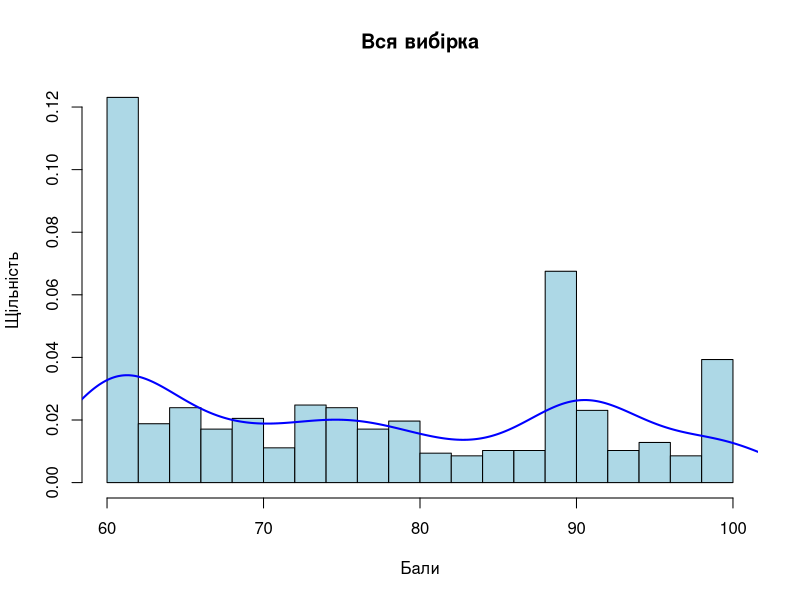
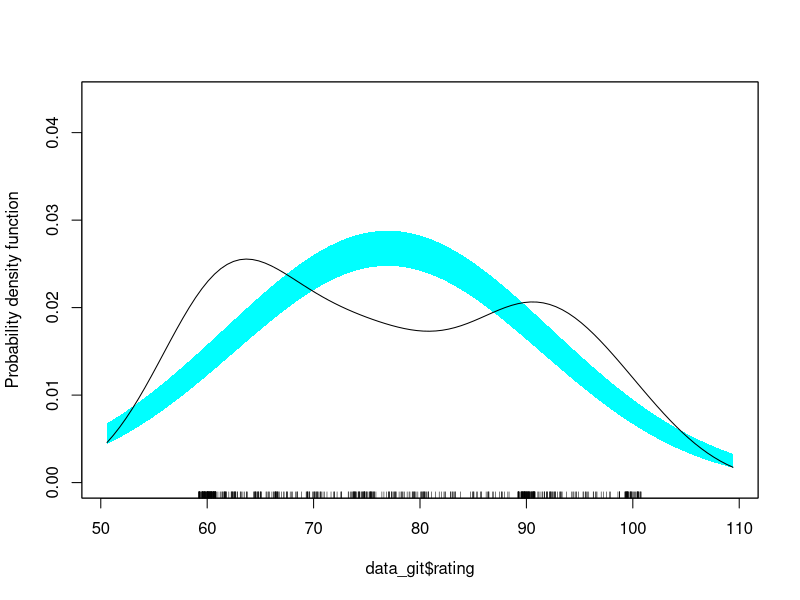
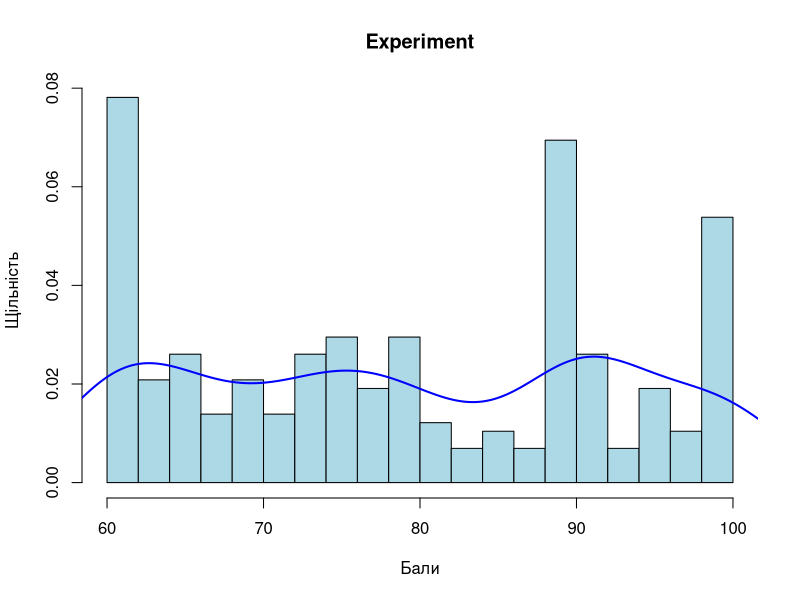
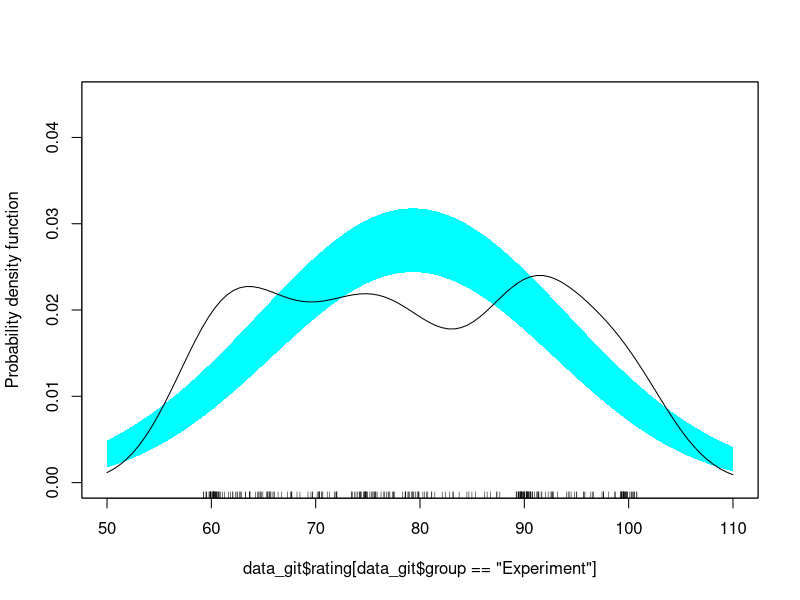
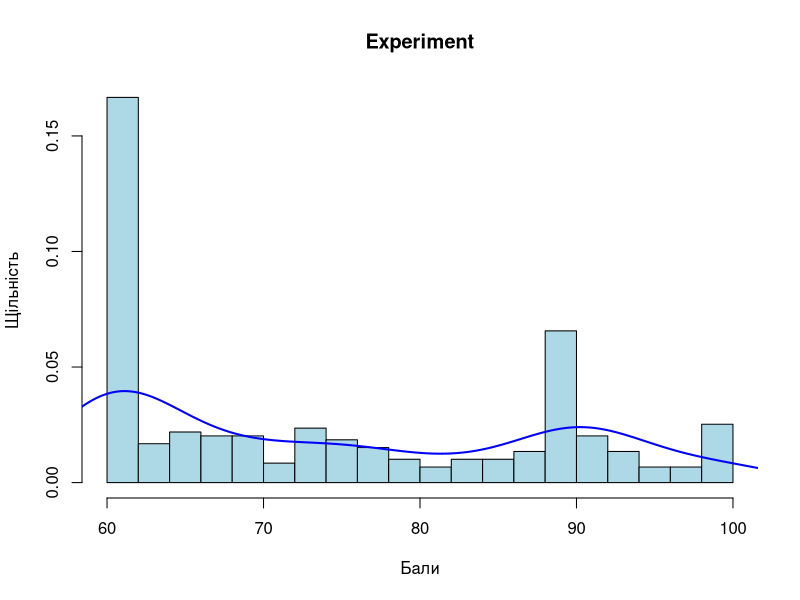
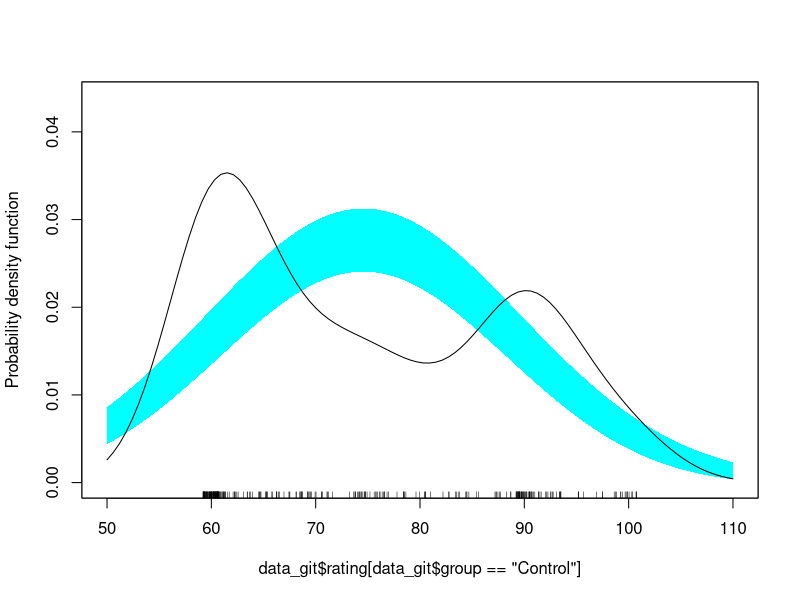
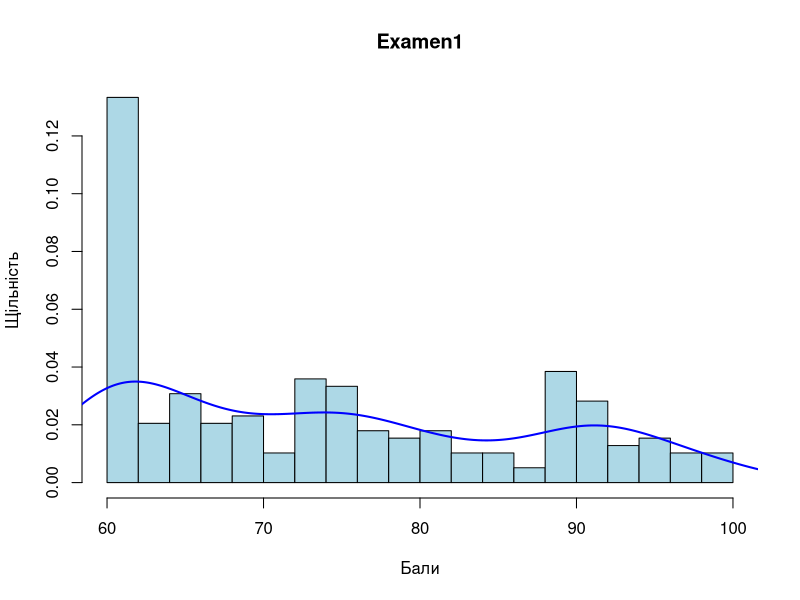
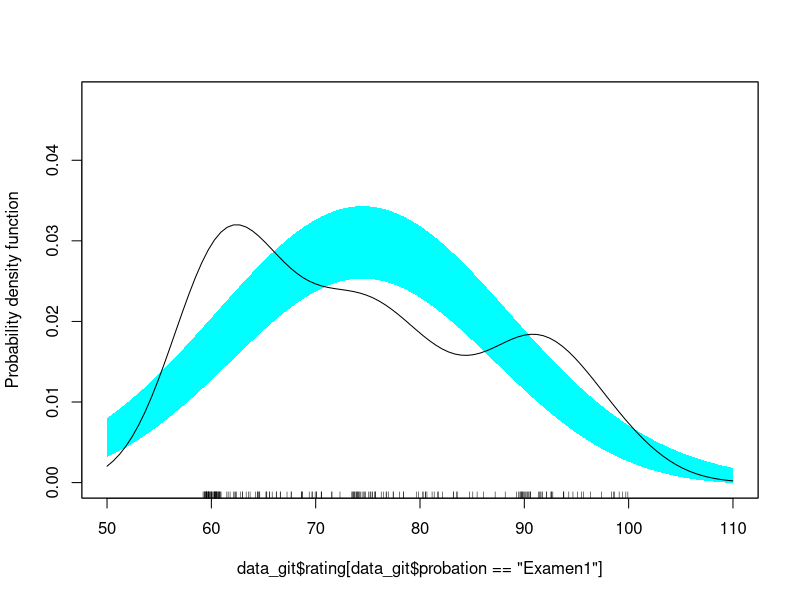

Write R code to recreate these figures, in order.
library(readxl)
library(tidyverse)
data_git <- read_excel("data_git.xlsx", sheet = "data")


#----------------
library(sm)
library(nortest)

hist(data_git$rating, freq = FALSE, breaks=20,col="lightblue", 
     main="Вся вибірка", xlab = "Бали", ylab = "Щільність")
lines(density(data_git$rating), lwd = 2, col="blue")
lillie.test(data_git$rating)
sm.density(data_git$rating, model = "Normal")

#--
hist(data_git$rating[data_git$group=='Experiment'], freq = FALSE, breaks=20,col="lightblue", 
     main="Experiment", xlab = "Бали", ylab = "Щільність")
lines(density(data_git$rating[data_git$group=='Experiment']), lwd = 2, col="blue")
lillie.test(data_git$rating[data_git$group=='Experiment'])
sm.density(data_git$rating[data_git$group=='Experiment'], model = "Normal")

hist(data_git$rating[data_git$group=='Control'], freq = FALSE, breaks=20,col="lightblue", 
     main="Experiment", xlab = "Бали", ylab = "Щільність")
lines(density(data_git$rating[data_git$group=='Control']), lwd = 2, col="blue")
lillie.test(data_git$rating[data_git$group=='Control'])
sm.density(data_git$rating[data_git$group=='Control'], model = "Normal")
#--
hist(data_git$rating[data_git$probation=='Examen1'], freq = FALSE, breaks=20,col="lightblue", 
     main="Examen1", xlab = "Бали", ylab = "Щільність")
lines(density(data_git$rating[data_git$probation=='Examen1']), lwd = 2, col="blue")
lillie.test(data_git$rating[data_git$probation=='Examen1'])
sm.density(data_git$rating[data_git$probation=='Examen1'], model = "Normal")

hist(data_git$rating[data_git$probation=='EducPractic'], freq = FALSE, breaks=20,col="lightblue", 
     main="EducPractic", xlab = "Бали", ylab = "Щільність")
lines(density(data_git$rating[data_git$probation=='EducPractic']), lwd = 2, col="blue")
lillie.test(data_git$rating[data_git$probation=='EducPractic'])
sm.density(data_git$rating[data_git$probation=='EducPractic'], model = "Normal")

hist(data_git$rating[data_git$probation=='Examen2'], freq = FALSE, breaks=20,col="lightblue", 
     main="Examen2", xlab = "Бали", ylab = "Щільність")
lines(density(data_git$rating[data_git$probation=='Examen2']), lwd = 2, col="blue")
lillie.test(data_git$rating[data_git$probation=='Examen2'])
sm.density(data_git$rating[data_git$probation=='Examen2'], model = "Normal")

#--
hist(data_git$rating[data_git$probation=='Examen1' & data_git$group=='Experiment'], freq = FALSE, breaks=20,col="lightblue", 
     main="Examen1", xlab = "Бали", ylab = "Щільність")
lines(density(data_git$rating[data_git$probation=='Examen1' & data_git$group=='Experiment']), lwd = 2, col="blue")
lillie.test(data_git$rating[data_git$probation=='Examen1' & data_git$group=='Experiment'])
sm.density(data_git$rating[data_git$probation=='Examen1' & data_git$group=='Experiment'], model = "Normal")

hist(data_git$rating[data_git$probation=='EducPractic' & data_git$group=='Experiment'], freq = FALSE, breaks=20,col="lightblue", 
     main="EducPractic", xlab = "Бали", ylab = "Щільність")
lines(density(data_git$rating[data_git$probation=='EducPractic' & data_git$group=='Experiment']), lwd = 2, col="blue")
lillie.test(data_git$rating[data_git$probation=='EducPractic' & data_git$group=='Experiment'])
sm.density(data_git$rating[data_git$probation=='EducPractic' & data_git$group=='Experiment'], model = "Normal")

hist(data_git$rating[data_git$probation=='Examen2' & data_git$group=='Experiment'], freq = FALSE, breaks=20,col="lightblue", 
     main="Examen2", xlab = "Бали", ylab = "Щільність")
lines(density(data_git$rating[data_git$probation=='Examen2' & data_git$group=='Experiment']), lwd = 2, col="blue")
lillie.test(data_git$rating[data_git$probation=='Examen2' & data_git$group=='Experiment'])
sm.density(data_git$rating[data_git$probation=='Examen2' & data_git$group=='Experiment'], model = "Normal")

hist(data_git$rating[data_git$probation=='Examen1' & data_git$group=='Control'], freq = FALSE, breaks=20,col="lightblue", 
     main="Examen1", xlab = "Бали", ylab = "Щільність")
lines(density(data_git$rating[data_git$probation=='Examen1' & data_git$group=='Control']), lwd = 2, col="blue")
lillie.test(data_git$rating[data_git$probation=='Examen1' & data_git$group=='Control'])
sm.density(data_git$rating[data_git$probation=='Examen1' & data_git$group=='Control'], model = "Normal")

hist(data_git$rating[data_git$probation=='EducPractic' & data_git$group=='Control'], freq = FALSE, breaks=20,col="lightblue", 
     main="EducPractic", xlab = "Бали", ylab = "Щільність")
lines(density(data_git$rating[data_git$probation=='EducPractic' & data_git$group=='Control']), lwd = 2, col="blue")
lillie.test(data_git$rating[data_git$probation=='EducPractic' & data_git$group=='Control'])
sm.density(data_git$rating[data_git$probation=='EducPractic' & data_git$group=='Control'], model = "Normal")

hist(data_git$rating[data_git$probation=='Examen2' & data_git$group=='Control'], freq = FALSE, breaks=20,col="lightblue", 
     main="Examen2", xlab = "Бали", ylab = "Щільність")
lines(density(data_git$rating[data_git$probation=='Examen2' & data_git$group=='Control']), lwd = 2, col="blue")
lillie.test(data_git$rating[data_git$probation=='Examen2' & data_git$group=='Control'])
sm.density(data_git$rating[data_git$probation=='Examen2' & data_git$group=='Control'], model = "Normal")
